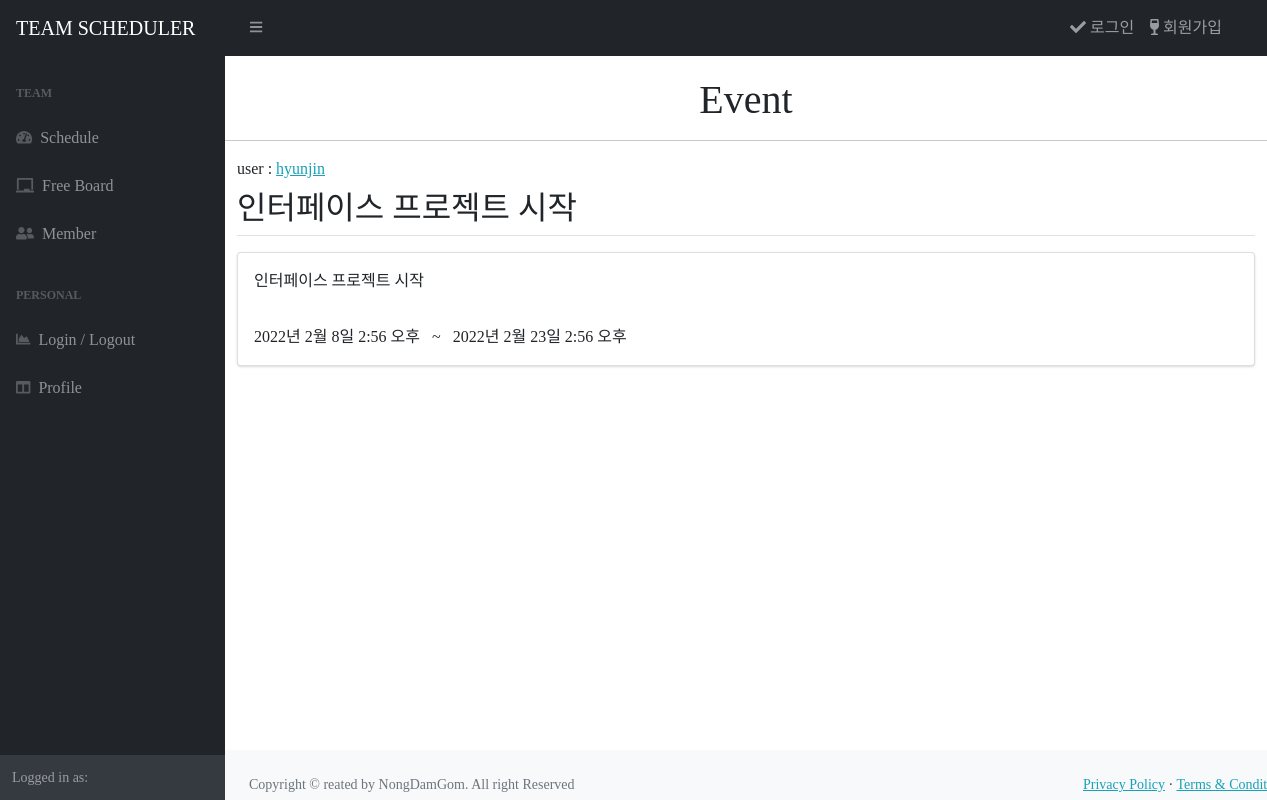
Before: /cal/event/detail/20/ with the older database file.
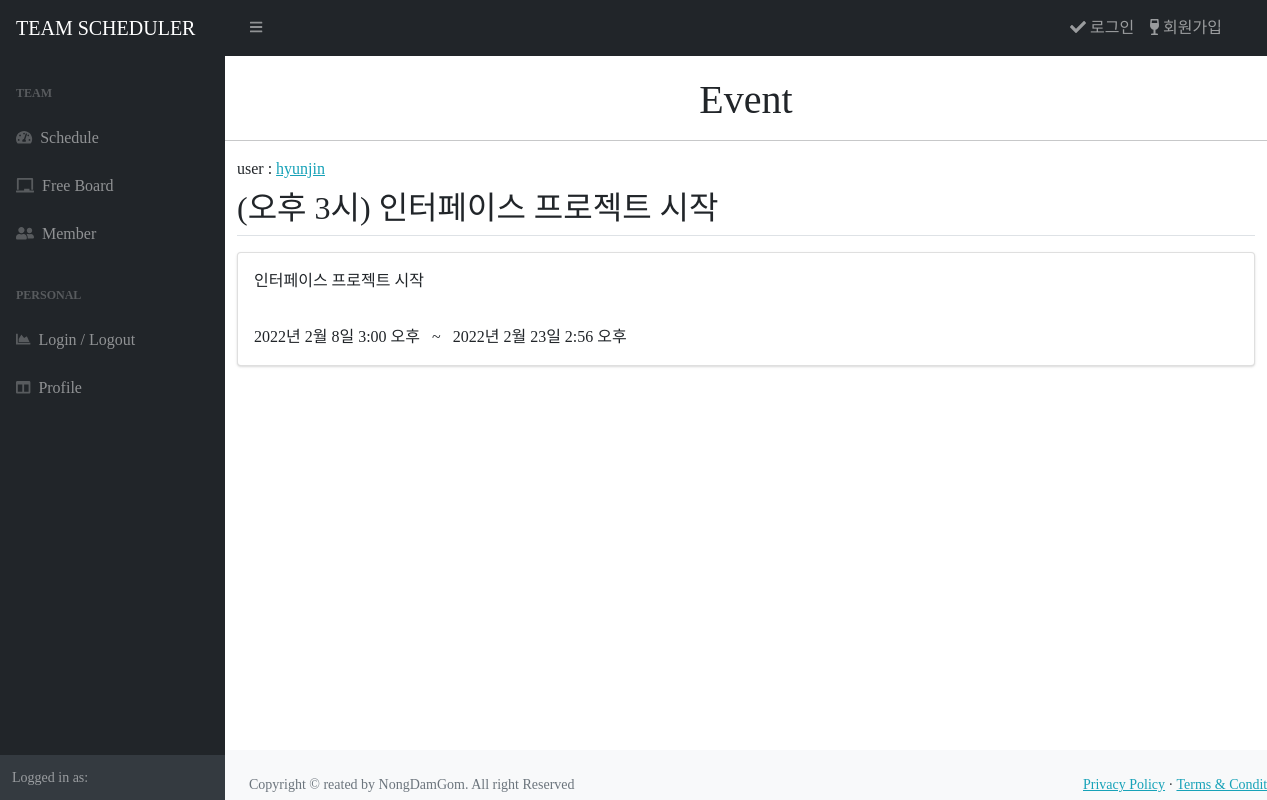
After: the same page with the newer database file.
### cal/models.py (models this page shows, shortened)
class Event(models.Model):
    author = models.ForeignKey(User, on_delete=models.CASCADE)
    title = models.CharField(max_length=200)
    description = models.TextField()
    start_time = models.DateTimeField()
    end_time = models.DateTimeField()

### users/models.py (models this page shows)
class User(AbstractUser):
    followings = models.ManyToManyField(settings.AUTH_USER_MODEL, related_name="followers")

### cal/views.py (the view)
# urls.py: path('event/detail/<int:event_id>/', views.event_detail, name='detail'),
def event_detail(request, event_id):
    event = get_object_or_404(Event, pk=event_id)
    context = {'event' : event}
    return render(request, 'cal/event_detail.html', context)

### templates/cal/event_detail.html (shortened to what this page needs)
{% extends 'cal/cal_base.html' %} {% block title %} Event {% endblock %} {% block content_side %}
<div class="container my-3">
  <div>user : <a href="{% url 'users:profile' event.author.pk %}">{{ event.author.username }}</a></div>
  <h2 class="border-bottom py-2">{{ event.title }}</h2>
  <div class="card my-3">
    <div class="card-body">
      <div class="card-text" style="white-space: pre-line">{{ event.description }}</div>
    </div>
    <div class="card-body">
      <div class="card-text" style="white-space: pre-line">{{ event.start_time }} &nbsp; ~ &nbsp; {{ event.end_time }}</div>
    </div>
  </div>
</div>
{% endblock %}

Changed rows visible on the page:
changed Event "인터페이스 프로젝트 시작": title "인터페이스 프로젝트 시작" → "(오후 3시) 인터페이스 프로젝트 시작"; start_time "2022년 2월 8일 2:56 오후" → "2022년 2월 8일 3:00 오후"
